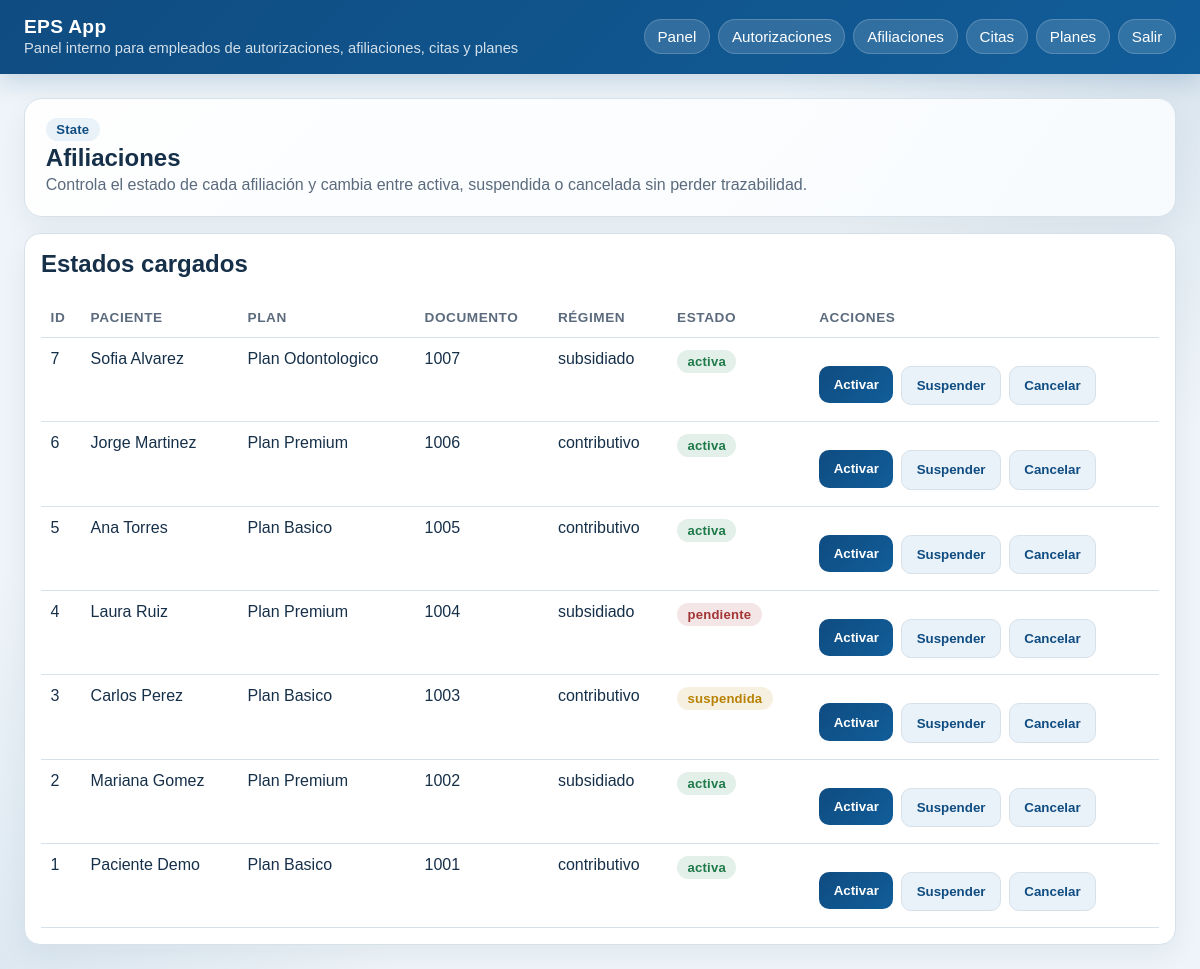
/afiliaciones/ (signed in), run on the app's committed database.
### tables this page shows
CREATE TABLE afiliaciones (
            id INTEGER PRIMARY KEY AUTOINCREMENT,
            paciente_id INTEGER NOT NULL,
            eps_nombre TEXT NOT NULL,
            regimen TEXT NOT NULL,
            estado TEXT NOT NULL,
            fecha_afiliacion TEXT,
            fecha_cancelacion TEXT,
            FOREIGN KEY(paciente_id) REFERENCES pacientes(id)
        );

CREATE TABLE pacientes (
            id INTEGER PRIMARY KEY AUTOINCREMENT,
            nombre TEXT NOT NULL,
            documento TEXT UNIQUE NOT NULL,
            direccion TEXT,
            telefono TEXT,
            email TEXT,
            estado_afiliacion TEXT NOT NULL DEFAULT 'pendiente',
            plan_id INTEGER NOT NULL DEFAULT 1,
            FOREIGN KEY(plan_id) REFERENCES planes(id)
        );

CREATE TABLE planes (
            id INTEGER PRIMARY KEY AUTOINCREMENT,
            nombre TEXT NOT NULL,
            tipo TEXT NOT NULL,
            tarifa_base REAL NOT NULL,
            cobertura TEXT NOT NULL,
            incluye_ortodoncia INTEGER NOT NULL DEFAULT 0
        );

### presentation/controllers/affiliation_controller.py (the view)
@affiliation_bp.route("/")
@login_required
@role_required("admin", "auxiliar")
def index():
    affiliations = affiliation_service.list_affiliations()
    return render_template("afiliaciones/index.html", affiliations=affiliations)

### business/services/affiliation_service.py (called while the page is built)
    def list_affiliations(self):
        return self.affiliation_dao.list_all()

### data/database.py (called while the page is built)
def get_connection():
    if "db" not in g:
        database_path = Path(current_app.config["DATABASE"])
        connection = sqlite3.connect(database_path)
        connection.row_factory = sqlite3.Row
        g.db = connection
    return g.db

def close_connection(_error=None):
    connection = g.pop("db", None)
    if connection is not None:
        connection.close()

### presentation/controllers/auth_controller.py (called while the page is built)
def login_required(view):
    @wraps(view)
    def wrapped(*args, **kwargs):
        if "user_id" not in session:
            return redirect(url_for("auth.login"))
        return view(*args, **kwargs)
    return wrapped

def role_required(*allowed_roles):
    def decorator(view):
        @wraps(view)
        def wrapped(*args, **kwargs):
            if session.get("rol") not in allowed_roles:
                return redirect(url_for("auth.dashboard"))
            return view(*args, **kwargs)
        return wrapped
    return decorator

### presentation/templates/afiliaciones/index.html
{% extends 'base.html' %}
{% block content %}
<section class="hero">
  <div class="badge">State</div>
  <h1>Afiliaciones</h1>
  <p>Controla el estado de cada afiliación y cambia entre activa, suspendida o cancelada sin perder trazabilidad.</p>
</section>
<section class="card">
  <h2>Estados cargados</h2>
  {% if affiliations %}
  <table>
    <thead>
      <tr>
        <th>ID</th>
        <th>Paciente</th>
        <th>Plan</th>
        <th>Documento</th>
        <th>Régimen</th>
        <th>Estado</th>
        <th>Acciones</th>
      </tr>
    </thead>
    <tbody>
      {% for item in affiliations %}
      <tr>
        <td>{{ item.id }}</td>
        <td>{{ item.paciente_nombre }}</td>
        <td>{{ item.plan_nombre or '—' }}</td>
        <td>{{ item.paciente_documento }}</td>
        <td>{{ item.regimen }}</td>
        <td><span class="badge {% if item.estado == 'activa' %}success{% elif item.estado == 'suspendida' %}warning{% else %}danger{% endif %}">{{ item.estado }}</span></td>
        <td>
          <div class="actions">
            <form method="post" action="{{ url_for('affiliation.change_state', affiliation_id=item.id, action='activar') }}"><button type="submit">Activar</button></form>
            <form method="post" action="{{ url_for('affiliation.change_state', affiliation_id=item.id, action='suspender') }}"><button class="secondary" type="submit">Suspender</button></form>
            <form method="post" action="{{ url_for('affiliation.change_state', affiliation_id=item.id, action='cancelar') }}"><button class="secondary" type="submit">Cancelar</button></form>
          </div>
        </td>
      </tr>
      {% endfor %}
    </tbody>
  </table>
  {% else %}
    <p class="empty">No hay afiliaciones registradas.</p>
  {% endif %}
</section>
{% endblock %}

### presentation/templates/base.html (style rules this page uses)
:root { --bg: #eef4f9; --panel: #ffffff; --panel-soft: #f8fbfe; --text: #163049; --muted: #5b6b7d; --primary: #0f4c81; --primary-2: #115d99; --border: #d7e1ea; --success: #1f7a4a; --warning: #b78103; --danger: #a23434; }
* { box-sizing: border-box; }
body { font-family: Arial, sans-serif; margin: 0; background: radial-gradient(circle at top right, rgba(15,76,129,.10), transparent 28%), radial-gradient(circle at bottom left, rgba(17,93,153,.08), transparent 26%), var(--bg); color: var(--text); }
.hero { background: linear-gradient(135deg, rgba(255,255,255,.95), rgba(248,251,254,.98)); border: 1px solid var(--border); border-radius: 18px; padding: 1.2rem 1.3rem; margin-bottom: 1rem; box-shadow: 0 12px 30px rgba(18,49,74,.06); }
.hero h1, .hero h2, .hero p { margin: .2rem 0; }
.hero p { color: var(--muted); }
.card { background: var(--panel); border: 1px solid var(--border); border-radius: 16px; padding: 1rem; box-shadow: 0 10px 28px rgba(18,49,74,.06); }
.card h2, .card h3 { margin-top: 0; }
.badge { display: inline-flex; align-items: center; gap: .35rem; padding: .25rem .65rem; border-radius: 999px; background: #eaf2f9; color: var(--primary); font-size: .82rem; font-weight: 700; letter-spacing: .2px; margin-right: .35rem; }
.badge.success { background: rgba(31,122,74,.12); color: var(--success); }
.badge.warning { background: rgba(183,129,3,.12); color: var(--warning); }
.badge.danger { background: rgba(162,52,52,.12); color: var(--danger); }
.actions { display: flex; gap: .5rem; flex-wrap: wrap; margin-top: .75rem; }
.actions form { display: inline-block; }
input, select, button, textarea { padding: .7rem .9rem; margin: .25rem 0; width: 100%; box-sizing: border-box; border: 1px solid var(--border); border-radius: 10px; background: white; color: var(--text); }
button { background: linear-gradient(135deg, var(--primary), var(--primary-2)); color: white; border: 0; border-radius: 10px; cursor: pointer; font-weight: 700; }
button.secondary { background: #eaf2f9; color: var(--primary); border: 1px solid var(--border); }
table { width: 100%; border-collapse: collapse; }
th, td { text-align: left; padding: .75rem .6rem; border-bottom: 1px solid var(--border); vertical-align: top; }
th { color: var(--muted); font-size: .85rem; text-transform: uppercase; letter-spacing: .04em; }

### data on the page
afiliaciones: id "7", paciente_nombre "Sofia Alvarez", nombre "Plan Odontologico", paciente_documento "1007", regimen "subsidiado", estado "activa"
afiliaciones: id "6", paciente_nombre "Jorge Martinez", nombre "Plan Premium", paciente_documento "1006", regimen "contributivo", estado "activa"
afiliaciones: id "5", paciente_nombre "Ana Torres", nombre "Plan Basico", paciente_documento "1005", regimen "contributivo", estado "activa"
afiliaciones: id "4", paciente_nombre "Laura Ruiz", nombre "Plan Premium", paciente_documento "1004", regimen "subsidiado", estado "pendiente"
afiliaciones: id "3", paciente_nombre "Carlos Perez", nombre "Plan Basico", paciente_documento "1003", regimen "contributivo", estado "suspendida"
afiliaciones: id "2", paciente_nombre "Mariana Gomez", nombre "Plan Premium", paciente_documento "1002", regimen "subsidiado", estado "activa"
afiliaciones: id "1", paciente_nombre "Paciente Demo", nombre "Plan Basico", paciente_documento "1001", regimen "contributivo", estado "activa"
